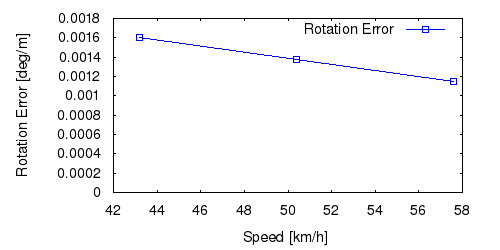

The script that saved this image:
set term postscript eps enhanced color
set output "15_rs.eps"
set size ratio 0.5
set yrange [0:*]
set xlabel "Speed [km/h]"
set ylabel "Rotation Error [deg/m]"
plot "15_rs.txt" using ($1*3.6):($2*57.3) title 'Rotation Error' lc rgb "#0000FF" pt 4 w linespoints
